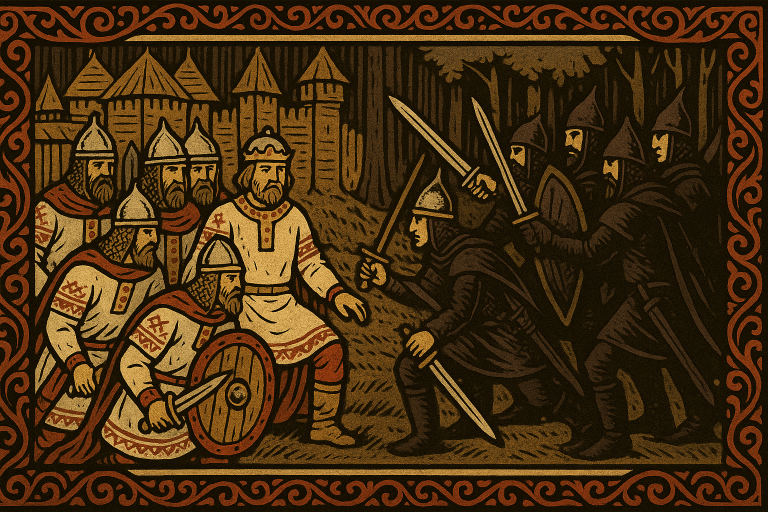
#> input picture images/cover.png, 1536 x 1024 px (shown at 1/2 size)
$ python resize_assets.py
#> lines starting #> are read from the running program, lines starting #| are printed output that depends on the picture
from PIL import Image
import os

def resize_image(input_path, output_path, target_size):
    if not os.path.exists(input_path):
        print(f"Error: {input_path} not found.")
        return

    try:
        with Image.open(input_path) as img:
            # Resize using LANCZOS for high quality
            resized_img = img.resize(target_size, Image.Resampling.LANCZOS)

            # Ensure output directory exists
            os.makedirs(os.path.dirname(output_path), exist_ok=True)

            resized_img.save(output_path, "PNG")
            print(f"Success: Resized {input_path} to {target_size} and saved to {output_path}")
    except Exception as e:
        print(f"Error processing {input_path}: {e}")

def main():
    # Define paths
    base_dir = os.path.dirname(os.path.abspath(__file__))
    src_dir = os.path.join(base_dir, 'images')
    dest_dir = os.path.join(base_dir, 'img') # Using 'img' as per original plan/build script

    # Ensure source exists
    if not os.path.exists(src_dir):
        print(f"Source directory {src_dir} not found.")
        return

    # 1. Icon: 512x512
    resize_image(
        os.path.join(src_dir, 'icon.png'),
        os.path.join(dest_dir, 'icon.png'),
        (512, 512)
    )

    # 2. Cover: 800x470
    resize_image(
        os.path.join(src_dir, 'cover.png'),
        os.path.join(dest_dir, 'cover.png'),
        (800, 470)
    )
#> call 2 of resize_image, with input_path = 'images/cover.png', output_path = 'img/cover.png', target_size = (800, 470)
#> in resize_image, img is the input picture: PIL image 1536x1024 RGB; mean R, G, B 70.4, 45.1, 15.5
#> in resize_image (call 2), `resized_img = img.resize(target_size, Image.Resampling.LANCZOS)`:
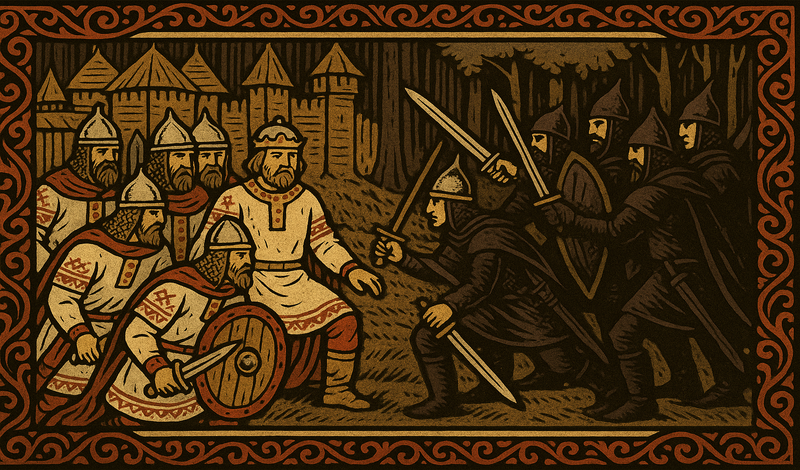
#> resized_img: PIL image 800x470 RGB; mean R, G, B 70.4, 45.1, 15.5

    # 3. Screenshots (Optional but good to move)
    # Just copying them or resizing if needed. For now let's just handle icon/cover.

if __name__ == "__main__":
    main()
